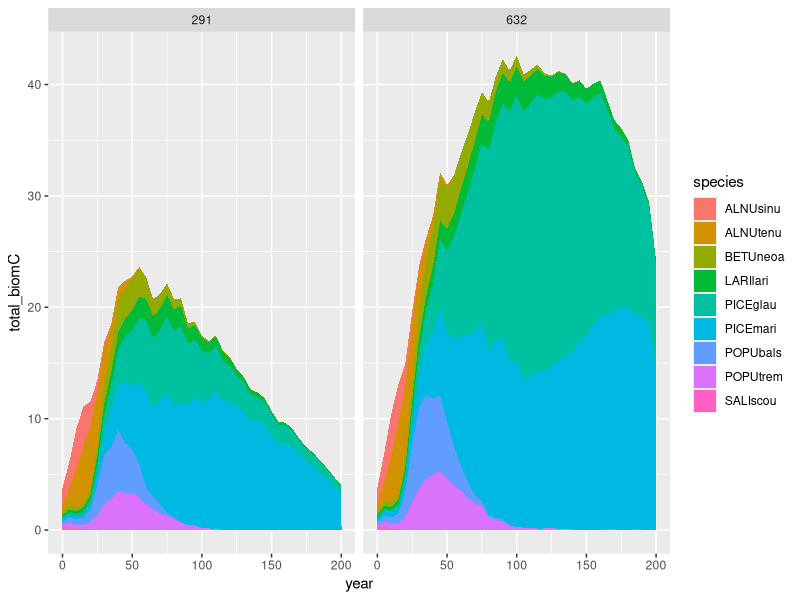
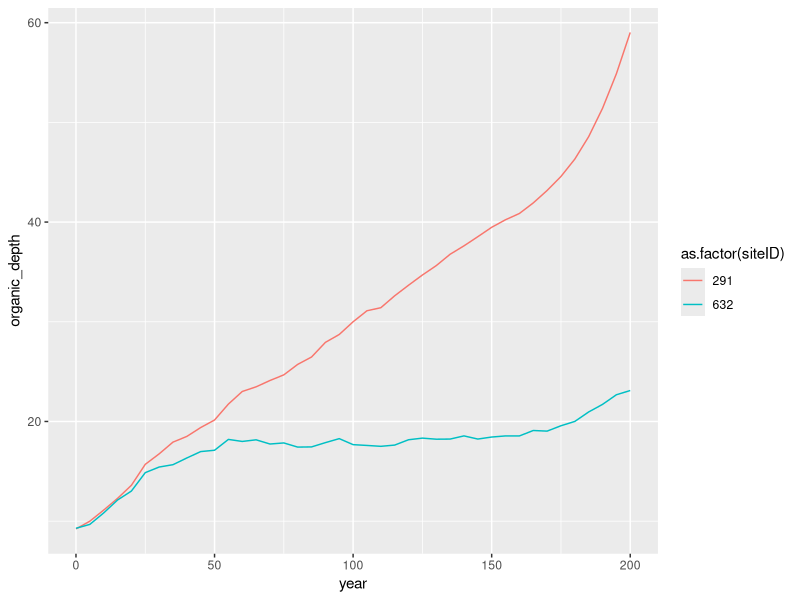

Generate these figures, in order, with R:
#
# #########################
# Purpose: Plot some output
# Author: Adrianna C. Foster
# Date: August, 2022
# R version 4.1.1 (2022-04-22) 'Vigorous Calisthenics'
# #########################
# #########################
# Input format: csv
# #########################

library(dplyr)
library(ggplot2)

setwd('/Users/afoster/Documents/ABoVE/UVAFME_model/')

specDat <- read.csv('sample_inputs/output_data_sample/Species_Data.csv')
specDat[specDat==-999] <- NA

clim <- read.csv('sample_inputs/output_data_sample/Climate.csv')

ggplot(specDat, aes(year, total_biomC)) +
  geom_area(aes(fill = species)) +
  facet_wrap(.~siteID)

ggplot(clim, aes(year, organic_depth)) +
  geom_line(aes(colour = as.factor(siteID)))
